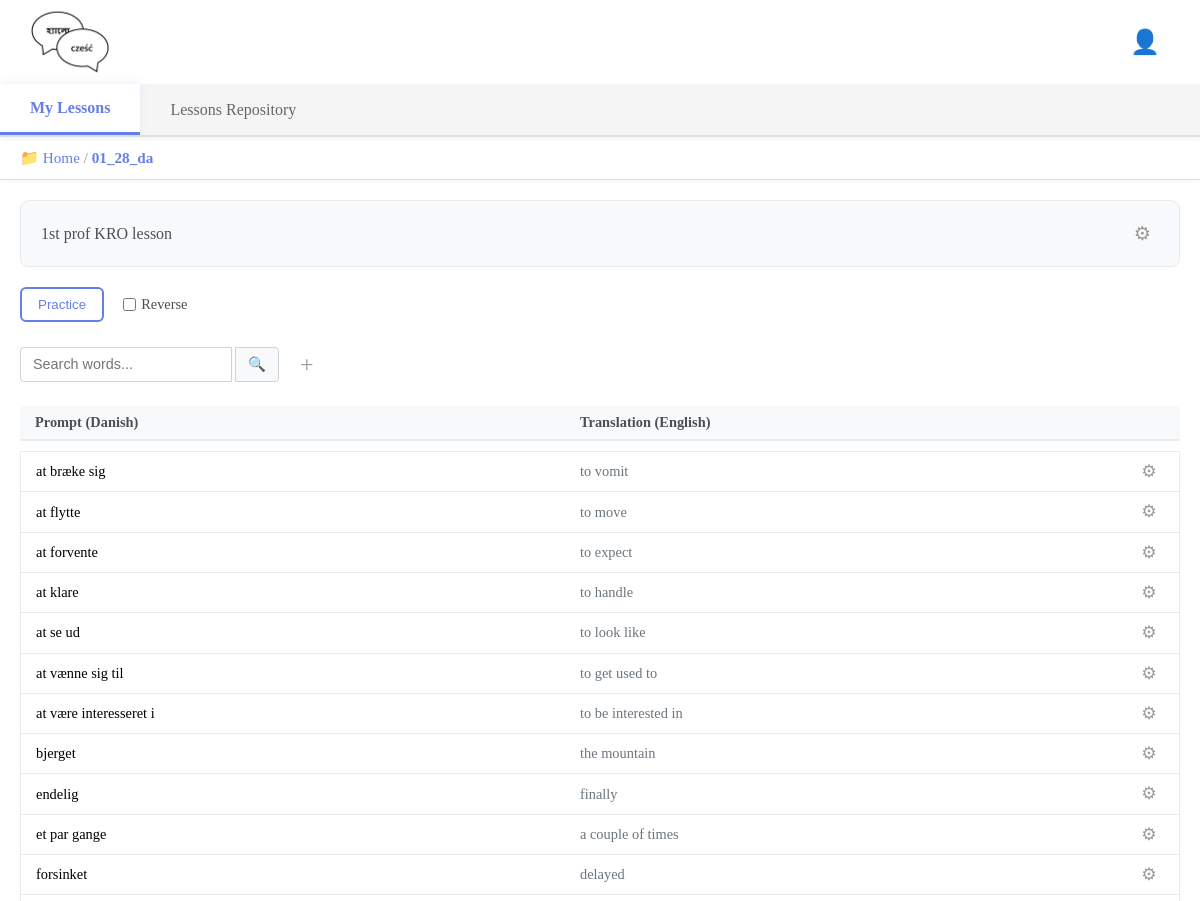
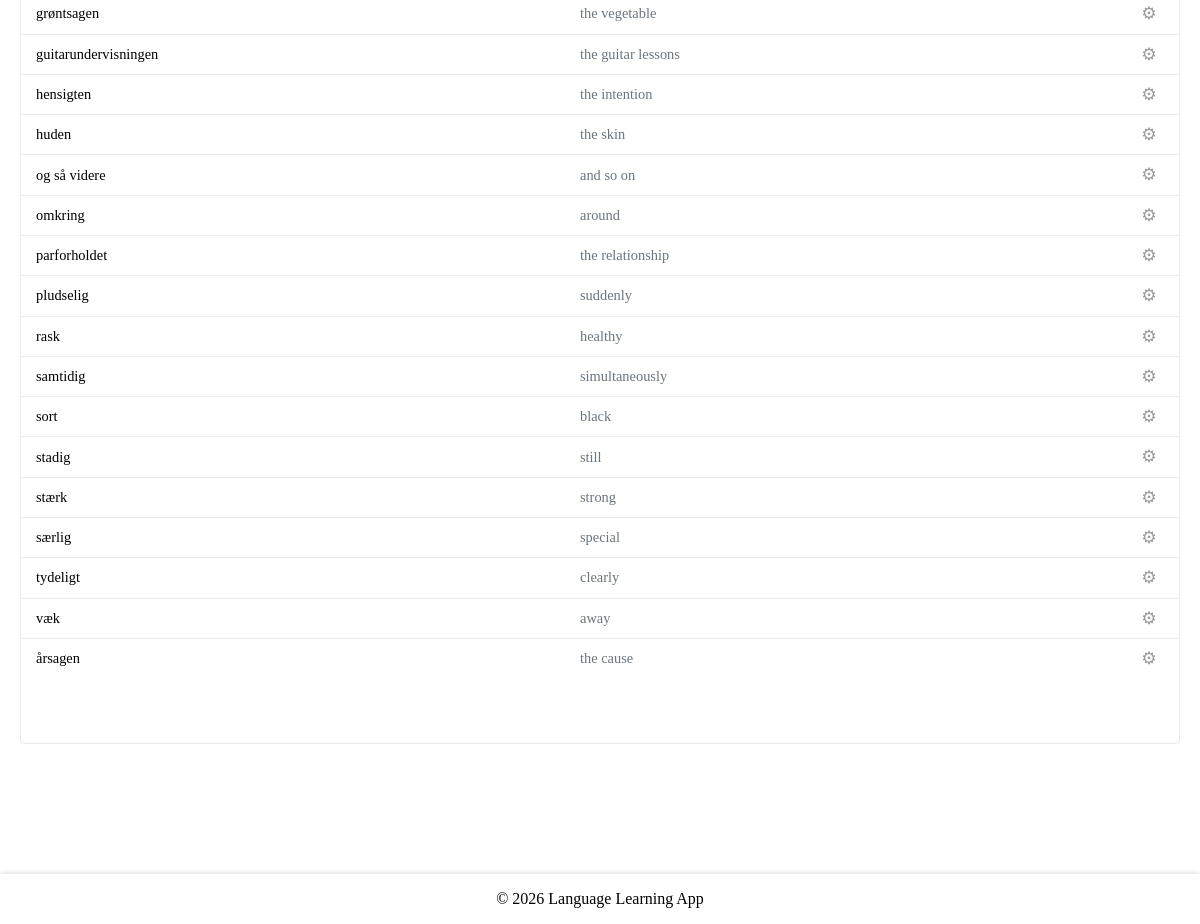
Screenshot of /my-lesson-details/157/ (signed in) with the database file from the repository (2 pictures, top to bottom).
### base/models.py (models this page shows, shortened)
class UserDirectory(models.Model):
    name = models.CharField(max_length=255)
    user = models.ForeignKey(
        User, on_delete=models.CASCADE, related_name="directories"
    )
    parent_directory = models.ForeignKey(
        "self",
        null=True,
        blank=True,
        on_delete=models.CASCADE,
        related_name="subdirectories",
    )
    is_root = models.BooleanField(default=False)
    created = models.DateTimeField(auto_now_add=True)
    updated = models.DateTimeField(auto_now=True)
    class Meta:
        ordering = ["name"]
        unique_together = ("user", "parent_directory", "name")
    def get_path(self):
        path = []
        current = self
        visited = set()
        while current is not None:
            if current.id in visited:
                break
            visited.add(current.id)
            path.insert(0, current)
            current = current.parent_directory
        return path

class UserLesson(models.Model):
    user = models.ForeignKey(User, on_delete=models.CASCADE)
    lesson = models.ForeignKey(Lesson, on_delete=models.CASCADE)
    directory = models.ForeignKey(
        "UserDirectory",
        on_delete=models.SET_NULL,
        null=True,
        blank=True,
        related_name="lessons",
    )
    target_progress = models.PositiveIntegerField(
        default=3, validators=[MinValueValidator(1)]
    )
    practice_window = models.PositiveIntegerField(
        default=10, validators=[MinValueValidator(1)]
    )
    allowed_error_margin = models.PositiveIntegerField(
        default=0, validators=[MinValueValidator(0)]
    )
    class Meta:
        unique_together = ("user", "lesson")

class Lesson(models.Model):
    title = models.CharField(max_length=255)
    description = models.TextField(
        blank=True, help_text="Brief description of the lesson."
    )
    prompt_language = models.ForeignKey(
        Language, on_delete=models.CASCADE, related_name="prompt_lessons"
    )
    translation_language = models.ForeignKey(
        Language, on_delete=models.CASCADE, related_name="translation_lessons"
    )
    author = models.ForeignKey(
        User,
        on_delete=models.CASCADE,
        related_name="authored_lessons",
    )
    changes_log = models.TextField(
        blank=True, help_text="Log of changes made to this lesson."
    )
    access_type = models.ForeignKey(AccessType, on_delete=models.PROTECT, default=1)
    original_lesson = models.ForeignKey(
        "self", null=True, blank=True, on_delete=models.SET_NULL
    )
    updated = models.DateTimeField(auto_now=True)
    created = models.DateTimeField(auto_now_add=True)

class Language(models.Model):
    name = models.CharField(max_length=50, unique=True)
    def __str__(self):
        return self.name

class UserWord(models.Model):
    user_lesson = models.ForeignKey(
        UserLesson,
        on_delete=models.CASCADE,
        related_name="user_words",
    )
    word = models.ForeignKey(Word, on_delete=models.CASCADE)
    current_progress = models.PositiveIntegerField(default=0)
    notes = models.TextField(blank=True)
    class Meta:
        unique_together = ("user_lesson", "word")

class Word(models.Model):
    lesson = models.ForeignKey(Lesson, on_delete=models.CASCADE, related_name="words")
    prompt = models.CharField(max_length=255)
    translation = models.CharField(max_length=255)
    usage = models.TextField(blank=True)
    prompt_audio = models.FileField(upload_to="audio/prompts/", blank=True, null=True)
    usage_audio = models.FileField(upload_to="audio/usages/", blank=True, null=True)
    hint = models.CharField(max_length=255, blank=True)
    updated = models.DateTimeField(auto_now=True)
    created = models.DateTimeField(auto_now_add=True)

### base/views.py (the view, shortened to what this page needs)
@login_required(login_url="login")
def myLessonDetails(request, my_lesson_id):
    myLesson = UserLesson.objects.select_related(
        "lesson", "lesson__author", "lesson__access_type",
        "lesson__prompt_language", "lesson__translation_language"
    ).filter(id=my_lesson_id).first()
    if not myLesson:
        return HttpResponse("You do not have this lesson.", status=404)
    if request.user.id != myLesson.user.id and not request.user.is_superuser:
        return HttpResponse("You are not allowed here!", status=403)
    lesson_words = myLesson.lesson.words.all()
    existing_userword_word_ids = set(
        UserWord.objects.filter(user_lesson=myLesson).values_list("word_id", flat=True)
    )
    missing_words = [w for w in lesson_words if w.id not in existing_userword_word_ids]
    for word in missing_words:
        UserWord.objects.create(
            user_lesson=myLesson, word=word, current_progress=0, notes=""
        )
    myWords = UserWord.objects.filter(user_lesson=myLesson).order_by(
        Lower("word__prompt")
    )
    my_Words_search_query = request.GET.get("q") or ""
    is_author = myLesson.lesson.author == request.user
    is_private = myLesson.lesson.access_type.name == "private"
    if request.user == myLesson.lesson.author or myLesson.lesson.access_type.name in [
        "write"
    ]:
        can_edit = True
    else:
        can_edit = False
    userWordForm = UserWordForm()
    if can_edit:
        if request.method == "POST":
            userWordForm = UserWordForm(request.POST)
            if userWordForm.is_valid():
                word_data = userWordForm.cleaned_data.get("word")
                prompt = (
                    word_data.prompt
                    if word_data
                    else userWordForm.cleaned_data.get("prompt")
                )
                translation = (
                    word_data.translation
                    if word_data
                    else userWordForm.cleaned_data.get("translation")
                )
                usage = (
                    word_data.usage
                    if word_data
                    else userWordForm.cleaned_data.get("usage")
                )
                hint = (
                    word_data.hint
                    if word_data
                    else userWordForm.cleaned_data.get("hint")
                )
                if Word.objects.filter(prompt=prompt, lesson=myLesson.lesson).exists():
                    messages.error(request, "This word already exists in the lesson.")
                    return redirect("my-lesson-details", my_lesson_id=myLesson.id)
                new_word = Word(
                    prompt=prompt,
                    translation=translation,
                    usage=usage,
                    hint=hint,
                    lesson=myLesson.lesson,
                )
                if request.user.userprofile.auto_generate_hints and not new_word.hint and new_word.prompt:
                    new_word.hint = new_word.prompt[0].upper()
                new_word.save()
                if new_word.prompt:
                    rel_path = generate_audio_file(
                        new_word.prompt,
                        myLesson.lesson.prompt_language,
                        "audio/prompts",
                        f"word_{new_word.id}_prompt.mp3",
                    )
                    new_word.prompt_audio = rel_path
                if new_word.usage:
                    rel_path = generate_audio_file(
                        new_word.usage,
                        myLesson.lesson.prompt_language,
                        "audio/usages",
                        f"word_{new_word.id}_usage.mp3",
                    )
                    new_word.usage_audio = rel_path
                new_word.save()
                UserWord.objects.create(
                    user_lesson=myLesson,
                    word=new_word,
                    current_progress=0,
                    notes=userWordForm.cleaned_data.get("notes", ""),
                )
                myLesson.lesson.updated = (
                    new_word.updated
                )  # Update lesson's updated time
                myLesson.lesson.changes_log = (
                    (
                        myLesson.lesson.changes_log + "\n"
                        if myLesson.lesson.changes_log
                        else ""
                    )
                    + f"{timezone.now()} Word '{new_word.prompt}' added by {request.user.username}"
                )
                myLesson.lesson.save()  # Save the lesson to update the timestamp
                messages.success(request, "Word created successfully!")
                return redirect("my-lesson-details", my_lesson_id=myLesson.id)
    current_directory = myLesson.directory
    if not current_directory:
        current_directory = UserDirectory.get_or_create_root_directory(request.user)
        myLesson.directory = current_directory
        myLesson.save()
    breadcrumb_path = current_directory.get_path()
    context = {
        "my_lesson": myLesson,
        "my_words": myWords,
        "word_form": userWordForm,
        "can_edit": can_edit,
        "is_private": is_private,
        "is_author": is_author,
        "current_directory": current_directory,
        "breadcrumb_path": breadcrumb_path,
        "breadcrumb_lesson": myLesson,
    }
    return render(request, "base/authenticated/my_lessons/my_lesson_details.html", context)

### base/templates/base/authenticated/my_lessons/my_lesson_details.html (shortened to what this page needs)
{% extends 'base/layouts/my_lessons_layout.html' %}
{% block tab_content %}
<div class="lesson-header-box">
    <div class="lesson-description">
        <p>{{ my_lesson.lesson.description|default:"No description available." }}</p>
    </div>
    <div class="lesson-actions">
        <div class="dropdown">
            <button class="dropdown-btn" data-menu="lesson-settings">&#9881;</button>
        </div>
    </div>
</div>
<div class="practice-section">
    <form method="GET" action="{% url 'start-practice' my_lesson.id 'normal' %}" id="practice-form">
        <button type="submit" class="practice-btn" autofocus>Practice</button>
        <label class="reverse-checkbox" title="The prompt and translation is reversed in this mode">
            <input type="checkbox" id="reverse-practice" onchange="updatePracticeUrl()">
            <span>Reverse</span>
        </label>
    </form>
</div>
<div class="search-add-section">
    <form method="GET" action="{% url 'my-lesson-details' my_lesson.id %}" class="search-form">
        <input type="text" name="q" placeholder="Search words...">
        <button type="submit" class="search-btn">🔍</button>
    </form>
    {% if can_edit %}
    <a href="{% url 'create-word' my_lesson.id %}" class="add-btn" title="Add new word">+</a>
    {% endif %}
</div>
<div class="my-lesson-container">
    <div class="words-header">
        <div class="word-prompt-header">Prompt ({{my_lesson.lesson.prompt_language}})</div>
        <div class="word-translation-header">Translation ({{my_lesson.lesson.translation_language}})</div>
    </div>
    <div class="words-list">
        {% for my_word in my_words %}
            <div class="word-item" data-url="{% url 'my-word-details' my_word.id %}">
                <div class="word-prompt">{{ my_word.word.prompt }}</div>
                <div class="word-translation">{{ my_word.word.translation }}</div>
                <div class="word-actions" onclick="event.stopPropagation()">
                    <div class="dropdown">
                        <button class="dropdown-btn" data-menu="word-{{ my_word.id }}">&#9881;</button>
                    </div>
                </div>
            </div>
        {% endfor %}
    </div>
</div>
{% endblock tab_content %}

### base/templates/base/layouts/includes/breadcrumb.html (shortened to what this page needs)
<nav class="breadcrumb-nav">
    <span>📁 </span>
    {% for dir in breadcrumb_path %}
        {% if dir.is_root %}
            <a href="{% url 'my-lessons' %}">{{ dir.name }}</a>
        {% else %}
            <a href="{% url 'my-lessons-directory' dir.id %}">{{ dir.name }}</a>
        {% endif %}
        {% if not forloop.last or breadcrumb_lesson %}
            <span> / </span>
        {% endif %}
    {% endfor %}
    {% if breadcrumb_lesson %}
        <a href="{% url 'my-lesson-details' breadcrumb_lesson.id %}" style="font-weight: bold;">{{ breadcrumb_lesson.lesson.title }}</a>
    {% endif %}
</nav>

### static/styles/main.css (style rules this page uses)
body { background-color: white; margin: 0; padding: 0; }

### base/templates/base/layouts/includes/breadcrumb.html (style rules this page uses)
.breadcrumb-nav { padding: 12px 20px; margin: 0; font-size: 0.95em; background: white; border-bottom: 1px solid #e0e0e0; position: sticky; top: 135px; z-index: 850; box-shadow: 0 2px 4px rgba(0,0,0,0.03); }
.breadcrumb-nav a { color: #667eea; text-decoration: none; font-weight: 500; }
.breadcrumb-nav span { color: #999; }

### base/templates/base/authenticated/my_lessons/my_lesson_details.html (style rules this page uses)
.my-lesson-container { padding-bottom: 120px; }
.lesson-header-box { display: flex; justify-content: space-between; align-items: center; background-color: #f8f9fa; padding: 15px 20px; border-radius: 8px; margin-bottom: 20px; border: 1px solid #e9ecef; }
.lesson-description p { margin: 0; color: #495057; font-size: 1em; }
.lesson-actions { flex-shrink: 0; }
.lesson-actions .dropdown-btn { background: none; border: none; cursor: pointer; font-size: 1.2em; color: #999; padding: 8px; border-radius: 4px; transition: background-color 0.2s; }
.practice-section { margin-bottom: 20px; display: flex; align-items: center; }
#practice-form { display: flex; align-items: center; }
.practice-btn { padding: 8px 16px; background: white; color: #667eea; border: 2px solid #667eea; border-radius: 6px; cursor: pointer; font-weight: 500; transition: background-color 0.2s, color 0.2s; }
.reverse-checkbox { display: flex; align-items: center; margin-left: 15px; font-size: 0.9em; color: #495057; cursor: pointer; }
.reverse-checkbox input[type="checkbox"] { margin-right: 5px; }
.search-add-section { display: flex; align-items: center; gap: 10px; margin-bottom: 20px; }
.search-form { display: flex; flex: 1; max-width: 200px; }
.search-form input[type="text"] { flex: 1; padding: 8px 12px; border: 1px solid #ced4da; border-radius: 4px 0 0 4px; font-size: 0.9em; }
.search-btn { margin-left: 3px; padding: 8px 12px; background: #f8f9fa; color: #6c757d; border: 1px solid #ced4da; border-radius: 0 4px 4px 0; cursor: pointer; font-size: 0.9em; transition: background-color 0.2s; }
.add-btn { margin-left: 60px; background: none; border: none; cursor: pointer; font-size: 1.5em; color: #999; padding: 10px; line-height: 1; text-decoration: none; border-radius: 4px; transition: background-color 0.2s; }
.words-header { display: flex; align-items: center; padding: 8px 5px; background-color: #f8f9fa; border-bottom: 2px solid #e9ecef; font-weight: bold; color: #495057; margin-bottom: 10px; border-radius: 4px 4px 0 0; font-size: 0.9em; }
.word-prompt-header { flex: 1; padding-left: 10px; }
.word-translation-header { flex: 1; }
.words-list { border: 1px solid #e9ecef; border-radius: 0 0 4px 4px; overflow: hidden; padding-bottom: 65px; }
.word-item { display: flex; align-items: center; padding: 6px 5px; border-bottom: 1px solid #e9ecef; transition: background-color 0.2s; cursor: pointer; font-size: 0.9em; }
.word-item:last-child { border-bottom: none; }
.word-prompt { flex: 1; padding-left: 10px; font-weight: 500; }
.word-translation { flex: 1; color: #6c757d; }
.word-actions { flex: 0 0 50px; text-align: center; }
.dropdown { position: relative; display: inline-block; }
.dropdown-btn { background: none; border: none; cursor: pointer; font-size: 1.2em; color: #999; padding: 5px; line-height: 1; border-radius: 3px; transition: background-color 0.2s; }

### rows the page displays
UserDirectory: name "Home"
UserLesson: lesson "01_28_da", lesson.description "1st prof KRO lesson", lesson.prompt_language "Danish", lesson.translation_language "English"
UserWord: word.prompt "at bræke sig", word.translation "to vomit"
UserWord: word.prompt "at flytte", word.translation "to move"
UserWord: word.prompt "at forvente", word.translation "to expect"
UserWord: word.prompt "at klare", word.translation "to handle"
UserWord: word.prompt "at se ud", word.translation "to look like"
UserWord: word.prompt "at vænne sig til", word.translation "to get used to"
UserWord: word.prompt "at være interesseret i", word.translation "to be interested in"
UserWord: word.prompt "bjerget", word.translation "the mountain"
UserWord: word.prompt "endelig", word.translation "finally"
UserWord: word.prompt "et par gange", word.translation "a couple of times"
UserWord: word.prompt "forsinket", word.translation "delayed"
UserWord: word.prompt "grøntsagen", word.translation "the vegetable"
UserWord: word.prompt "guitarundervisningen", word.translation "the guitar lessons"
UserWord: word.prompt "hensigten", word.translation "the intention"
UserWord: word.prompt "huden", word.translation "the skin"
UserWord: word.prompt "og så videre", word.translation "and so on"
UserWord: word.prompt "omkring", word.translation "around"
UserWord: word.prompt "parforholdet", word.translation "the relationship"
UserWord: word.prompt "pludselig", word.translation "suddenly"
UserWord: word.prompt "rask", word.translation "healthy"
UserWord: word.prompt "samtidig", word.translation "simultaneously"
UserWord: word.prompt "sort", word.translation "black"
UserWord: word.prompt "stadig", word.translation "still"
UserWord: word.prompt "stærk", word.translation "strong"
UserWord: word.prompt "særlig", word.translation "special"
UserWord: word.prompt "tydeligt", word.translation "clearly"
UserWord: word.prompt "væk", word.translation "away"
UserWord: word.prompt "årsagen", word.translation "the cause"
